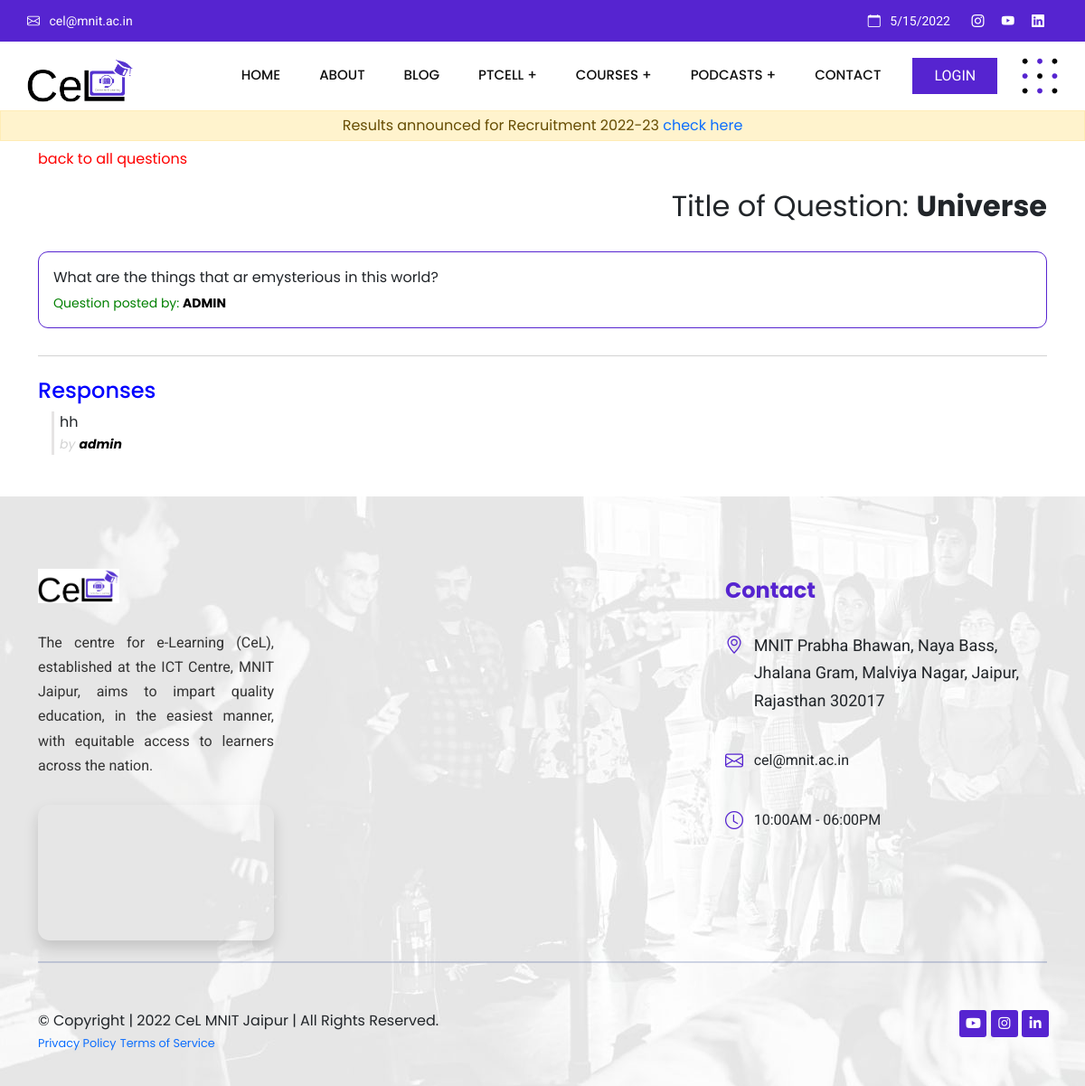
Page /question/2 on the committed database.
### myapp/models.py (models this page shows, shortened)
class Question(models.Model):
    author = models.ForeignKey(User, null=False, on_delete=models.CASCADE)
    title = models.CharField(max_length=200, null=False)
    body = models.TextField(null=False)
    created_at = models.DateTimeField(auto_now_add=True)
    updated_at = models.DateTimeField(auto_now=True)
    def get_responses(self):
        return self.responses.filter(parent=None)

class Response(models.Model):
    user = models.ForeignKey(User, null=False, on_delete=models.CASCADE)
    question = models.ForeignKey(Question, null=False, on_delete=models.CASCADE, related_name='responses')
    parent = models.ForeignKey('self', null=True, blank=True, on_delete=models.CASCADE)
    body = models.TextField(null=False)
    created_at = models.DateTimeField(auto_now_add=True)
    updated_at = models.DateTimeField(auto_now=True)
    def get_responses(self):
        return Response.objects.filter(parent=self)

### myapp/views.py (the view, shortened to what this page needs)
# urls.py: path('question/<int:id>', views.questionPage, name='question'),
def questionPage(request, id):
    response_form = NewResponseForm()
    reply_form = NewReplyForm()
    question = Question.objects.get(id=id)
    context = {
        'question': question,
        'response_form': response_form,
        'reply_form': reply_form,
    }
    return render(request, 'question.html', context)

### templates/question.html (shortened to what this page needs)
{% extends 'base.html' %}
{% block content %}
<section class="container ">
  <a style="text-decoration: none;color: red;" href="/allquestions">back to all questions</a>
  <div class="page question-page">
    <div class="text-end py-3">
      <p class="" style="display: inline;font-size:2rem">Title of Question: <b style="display: inline">{{question.title}}</b></p>
    </div>
    <div style="margin-top: 10px;" class="question-bar p-3">
      <p class="question-body">{{question.body}}</p>
      <p class="question-author mb-0" style="color:green">Question posted by: <span
          style="color:black; text-transform:uppercase;font-weight:bold;">{{question.author.username}}</span></p>
    </div>
    <div class="responses-container">
      <h4 class="responses-container-heading mt-4" style="color:blue;">Responses</h4>
      {% if not question.responses.all %}
      <p class="no-responses-text">No responses yet</p>
      {% else %}
      {% for response in question.get_responses %}
      {% include 'response.html' with response=response %}
      {% endfor %}
      {% endif %}
    </div>
  </div>
</section>
{% endblock %}

### templates/response.html (shortened to what this page needs)
<blockquote id="{{response.id}}">
  <p class="response-body">{{response.body}}</p>
  <small class="response-author">by <span style="font-weight: bold;color: #000;">{{response.user.username}}</span></small>
</blockquote>

### static/styles.css (style rules this page uses)
html { scroll-behavior: smooth; }
body { font-family: "Poppins", sans-serif; }

### static/styles2.css (style rules this page uses)
blockquote { border-left: 3px solid rgb(230, 228, 228); padding-left: 6px; margin-left: 15px; }
.question-bar { border-radius: 11px; border: 1px solid #5624d0 !important; }
.page { display: flex; flex-direction: column; }
.question-body { margin-bottom: 6px; }
.question-author { font-size: 14px; color: lightgray; }
.responses-container { border-top: 1px solid lightgray; margin-bottom: 30px; margin-top: 30px; }
.responses-container-heading { color: lightgray; }
.response-body { margin: 0; }
.response-author { color: lightgray; font-style: italic; }

### rows in the picture
Question: title "Universe", body "What are the things that ar emysterious in this world?", author.username "ADMIN"
Response: body "hh", user.username "admin"
